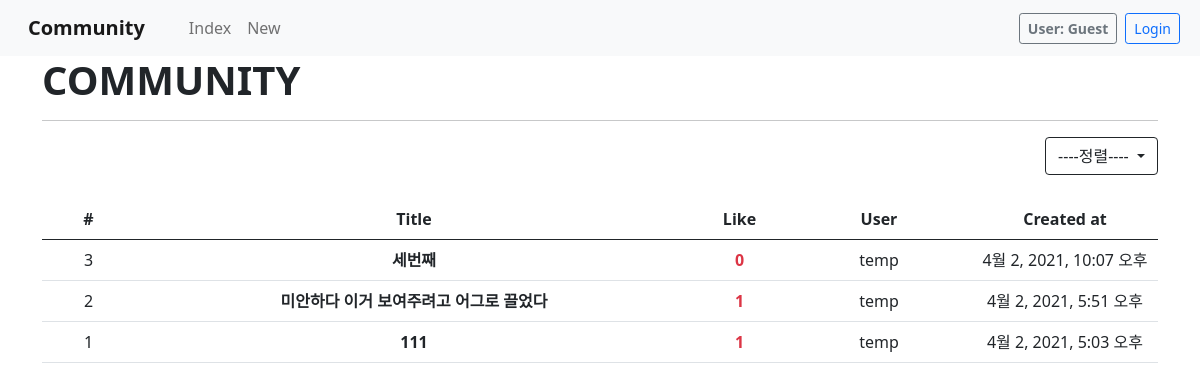
/community/, run on the app's committed database.
### community/models.py (models this page shows)
class Article(models.Model):
    title = models.CharField(max_length=50)
    content = models.TextField()
    image = models.ImageField(blank=True, upload_to='images/articles/')
    created_at = models.DateTimeField(auto_now_add=True)
    updated_at = models.DateTimeField(auto_now=True)
    user = models.ForeignKey(settings.AUTH_USER_MODEL, on_delete=models.CASCADE)
    like_users = models.ManyToManyField(settings.AUTH_USER_MODEL, related_name='like_articles')

### accounts/models.py (models this page shows)
class User(AbstractUser):
    profile_image = ProcessedImageField(
        blank=True,
        upload_to='images/user_profiles/',
        processors=[Thumbnail(100, 100)],
        format='JPEG',
        options={
            'quality': 80,
        }
    )
    introduction = models.CharField(max_length=500)
    signedup_at = models.DateTimeField(auto_now_add=True)
    followings = models.ManyToManyField('self', symmetrical=False, related_name='followers')
    chat_users = models.ManyToManyField('self', through='Chat')

### community/views.py (the view)
# urls.py: path('', views.index, name='index'),
def index(request):
    articles = Article.objects.order_by('-pk')
    article_dicts = []
    for article in articles:
        d = {}
        d['pk'] = article.pk
        d['article'] = article
        d['like'] = article.like_users.all().count()
        article_dicts.append(d)
    context = {
        'article_dicts': article_dicts,
    }
    return render(request, 'community/index.html', context)

### community/templates/community/index.html (shortened to what this page needs)
{% extends 'base.html' %}
{% block content %}
<h1 class="fw-bold">COMMUNITY</h1>
<hr>
<div class="dropdown d-flex justify-content-end">
    <button class="btn btn-outline-dark dropdown-toggle" type="button" id="dropdownMenuButton1" data-bs-toggle="dropdown" aria-expanded="false">
        ----정렬----
    </button>
</div>
<br>
<table class="table text-center">
    <thead>
        <tr>
        <th scope="col" class="col-1">#</th>
        <th scope="col" class="col-6">Title</th>
        <th scope="col" class="col-1">Like</th>
        <th scope="col" class="col-2">User</th>
        <th scope="col" class="col-2">Created at</th>
        </tr>
    </thead>
    <tbody>
        {% for article_dict in article_dicts %}
            <tr>
            <td>{{ article_dict.pk }}</td>
            <td>
            <a href="{% url 'community:detail' article_dict.pk %}" class="text-decoration-none text-dark fw-bold">{{ article_dict.article.title }}</a>
            </td>
            <td class="fw-bold text-danger">{{ article_dict.like }}</td>
            <td>{{ article_dict.article.user }}</td>
            <td>{{ article_dict.article.created_at }}</td>
            </tr>
        {% endfor %}
    </tbody>
</table>
{% endblock %}

### templates/base.html (shortened to what this page needs)
<!DOCTYPE html>
<html lang="en">
<head>
	<link href="https://cdn.jsdelivr.net/npm/bootstrap@5.0.0-beta3/dist/css/bootstrap.min.css" rel="stylesheet">
</head>
<body>
  <nav class="navbar navbar-expand-md navbar-light sticky-top bg-light">
		<div class="container-fluid">
			<a class="navbar-brand px-3 fw-bold">Community</a>
			<div class="collapse navbar-collapse d-flex justify-content-between" id="navbarNav">
				<ul class="navbar-nav px-1">
					<li class="nav-item">
						<a class="nav-link" href="{% url 'community:index' %}">Index</a>
					</li>
					<li class="nav-item">
						<a class="nav-link" href="{% url 'community:create' %}">New</a>
					</li>
				</ul>
				<div class="navbar-nav px-1">
					{% if request.user.is_authenticated %}
						<form action="{% url 'accounts:profile' request.user.username %}">
							<button class="btn btn-sm btn-outline-dark mx-1 fw-bold">User: {{ user }}</button>
						</form>
						<form action="{% url 'accounts:logout' %}" method="POST">
							{% csrf_token %}
							<button class="btn btn-sm btn-outline-danger mx-1">Logout</button>
						</form>
					{% else %}
						<form action="#">
							<button class="btn btn-sm btn-outline-secondary mx-1 fw-bold">User: Guest</button>
						</form>
						<form action="{% url 'accounts:login' %}">
							<button class="btn btn-sm btn-outline-primary mx-1">Login</button>
						</form>
					{% endif %}
				</div>
			</div>
		</div>
	</nav>
	<div class="container">
		{% block content %}
		{% endblock  %}
	</div>
</body>
</html>

### data on the page
Article: pk "3", article "세번째", like "0", article.user "temp", article.created_at "4월 2, 2021, 10:07 오후"
Article: pk "2", article "미안하다 이거 보여주려고 어그로 끌었다", like "1", article.user "temp", article.created_at "4월 2, 2021, 5:51 오후"
Article: pk "1", article "111", like "1", article.user "temp", article.created_at "4월 2, 2021, 5:03 오후"
